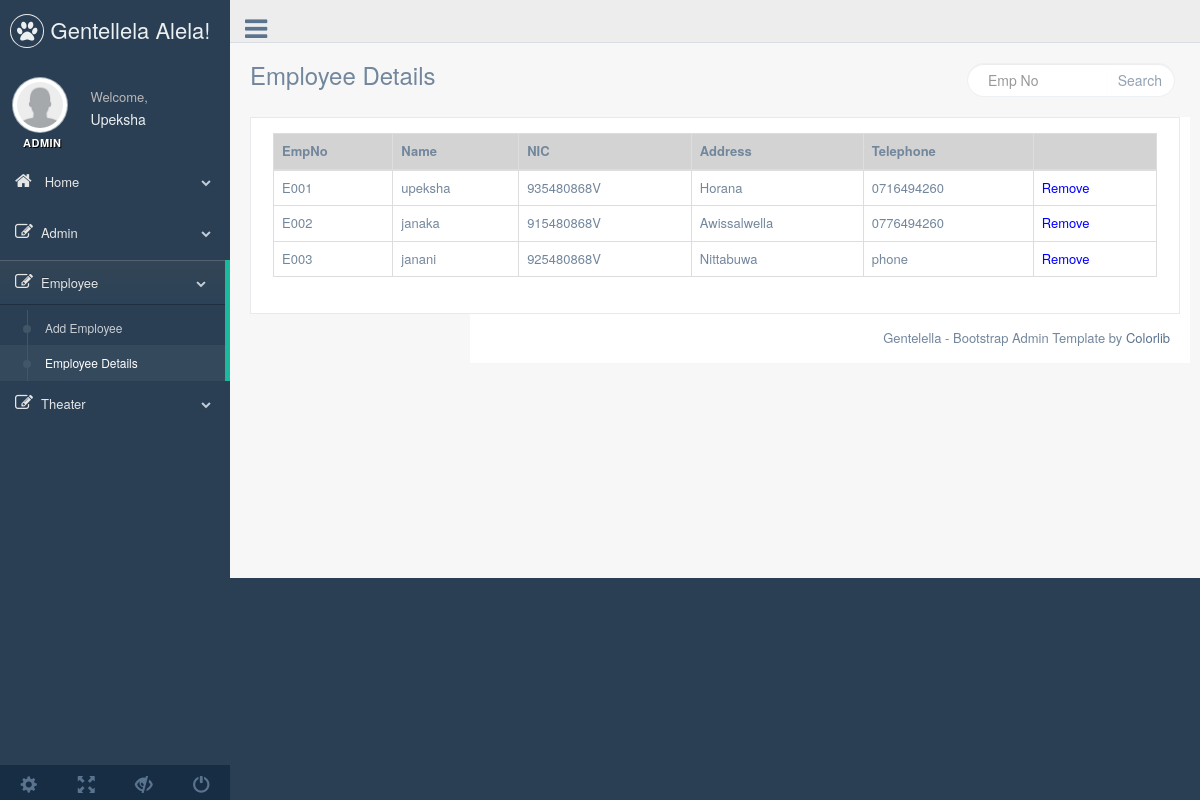
Screenshot of /php/empDetails.php with the database file from the repository.
### tables this page shows
CREATE TABLE `employee` (
  `Emp_No` varchar(5) NOT NULL,
  `Name` varchar(25) NOT NULL,
  `NIC` varchar(10) NOT NULL,
  `Address` varchar(50) NOT NULL,
  `Telephone` varchar(10) NOT NULL
);

### php/empDetails.php (the view, shortened to what this page needs)
<!DOCTYPE html>
<html lang="en">
  <head>
    <link href="../vendors/bootstrap/dist/css/bootstrap.min.css" rel="stylesheet">
    <link href="../vendors/font-awesome/css/font-awesome.min.css" rel="stylesheet">
    <link href="../vendors/nprogress/nprogress.css" rel="stylesheet">
    <link href="../vendors/iCheck/skins/flat/green.css" rel="stylesheet">
    <link href="../vendors/datatables.net-bs/css/dataTables.bootstrap.min.css" rel="stylesheet">
    <link href="../vendors/datatables.net-buttons-bs/css/buttons.bootstrap.min.css" rel="stylesheet">
    <link href="../vendors/datatables.net-fixedheader-bs/css/fixedHeader.bootstrap.min.css" rel="stylesheet">
    <link href="../vendors/datatables.net-responsive-bs/css/responsive.bootstrap.min.css" rel="stylesheet">
    <link href="../vendors/datatables.net-scroller-bs/css/scroller.bootstrap.min.css" rel="stylesheet">
    <link href="../build/css/custom.min.css" rel="stylesheet">
  </head>
  <body class="nav-md">
    <div class="container body">
      <div class="main_container">
        <div class="col-md-3 left_col">
          <div class="left_col scroll-view">
            <div class="navbar nav_title" style="border: 0;">
              <a href="index.html" class="site_title"><i class="fa fa-paw"></i> <span>Gentellela Alela!</span></a>
            </div>
            <div class="profile">
              <div class="profile_pic">
                <img src="images/user.png" alt="..." class="img-circle profile_img">
              </div>
              <div class="profile_info">
                <span>Welcome,</span>
                <h2>Upeksha</h2>
              </div>
            </div>
            <br />
            <div id="sidebar-menu" class="main_menu_side hidden-print main_menu">
              <div class="menu_section">
                <h3>Admin</h3>
                <ul class="nav side-menu">
                  <li><a><i class="fa fa-home"></i> Home <span class="fa fa-chevron-down"></span></a>
                  </li>
                  <li><a><i class="fa fa-edit"></i>Admin <span class="fa fa-chevron-down"></span></a>
                  </li>
                  <li><a><i class="fa fa-edit"></i>Employee <span class="fa fa-chevron-down"></span></a>
                     <ul class="nav child_menu">
                      <li><a href="addEmp.php">Add Employee</a></li>
                      <li><a href="empDetails.php">Employee Details</a></li>
                    </ul>
                  </li>
                  <li><a><i class="fa fa-edit"></i>Theater <span class="fa fa-chevron-down"></span></a>
                  </li>
                </ul>
              </div>
            </div>
            <div class="sidebar-footer hidden-small">
              <a data-toggle="tooltip" data-placement="top" title="Settings">
                <span class="glyphicon glyphicon-cog" aria-hidden="true"></span>
              </a>
              <a data-toggle="tooltip" data-placement="top" title="FullScreen">
                <span class="glyphicon glyphicon-fullscreen" aria-hidden="true"></span>
              </a>
              <a data-toggle="tooltip" data-placement="top" title="Lock">
                <span class="glyphicon glyphicon-eye-close" aria-hidden="true"></span>
              </a>
              <a data-toggle="tooltip" data-placement="top" title="Logout">
                <span class="glyphicon glyphicon-off" aria-hidden="true"></span>
              </a>
            </div>
          </div>
        </div>
        <div class="top_nav">
          <div class="nav_menu">
            <nav>
              <div class="nav toggle">
                <a id="menu_toggle"><i class="fa fa-bars"></i></a>
              </div>
            </nav>
          </div>
        </div>
        <div class="right_col" role="main">
          <div class="">
            <div class="page-title">
              <div class="title_left">
                <h3>Employee Details</h3>
              </div>
              <form action="modifyEmp.php" method="POST" class="form-horizontal form-label-left" novalidate>
                  <div class="title_right">
                    <div class="col-md-5 col-sm-5 col-xs-12 form-group pull-right top_search">
                      <div class="input-group">
                        <input id="empNo" name="empNo" type="text" class="form-control" placeholder="Emp No">
                        <span class="input-group-btn">
                          <button id="search" name="search" type="submit" class="btn btn-default" value="search">Search</button>
                        </span>
                      </div>
                    </div>
                  </div>
              </form>
            </div>
            <div class="clearfix"></div>
            <div class="row">
              <div class="col-md-12 col-sm-12 col-xs-12">
                <div class="x_panel">
                  <div class="x_content">
                    <?php
                           $select = "SELECT * FROM employee";
                           $result = mysqli_query($conn, $select);
                          if ( mysqli_num_rows($result) > 0) {
                                echo ('<div class="table-responsive"><table border=1 class="table table-bordered" >
                                    <thead style="background-color:     #D3D3D3;">
                                    <tr>
                                        <th>EmpNo</th>
                                        <th>Name</th>
                                        <th>NIC</th>
                                        <th>Address</th>
                                        <th>Telephone</th>
                                         <th></th>
                                    </tr></thead>');
                                    echo("<tbody>");
                                    while($row = mysqli_fetch_assoc($result)) {
                                        echo (
                                        "<tr>
                                            <form method='POST'>
                                                <td>" . $row["Emp_No"] . "</td>
                                                <td>" . $row["Name"] . "</td>
                                                <td>" . $row["NIC"] . "</td>
                                                <td>" . $row["Address"] . "</td>
                                                <td>" . $row["Telephone"] . "</td>
                                                <td><a href=\"removeEmpF.php?id={$row['Emp_No']}\" style='color:blue'>Remove</a></td>
                                           </form>
                                        </tr>");
                                    }
                                   echo ("</tbody></table></div>");
                        }
                        ?>
                  </div>
                </div>
              </div>
        <footer>
          <div class="pull-right">
            Gentelella - Bootstrap Admin Template by <a href="https://colorlib.com">Colorlib</a>
          </div>
        </footer>
      </div>
    </div>
  </body>
</html>

### rows the page displays
employee: Emp_No "E001", Name "upeksha", NIC "935480868V", Address "Horana", Telephone "0716494260"
employee: Emp_No "E002", Name "janaka", NIC "915480868V", Address "Awissalwella", Telephone "0776494260"
employee: Emp_No "E003", Name "janani", NIC "925480868V", Address "Nittabuwa", Telephone "phone"
